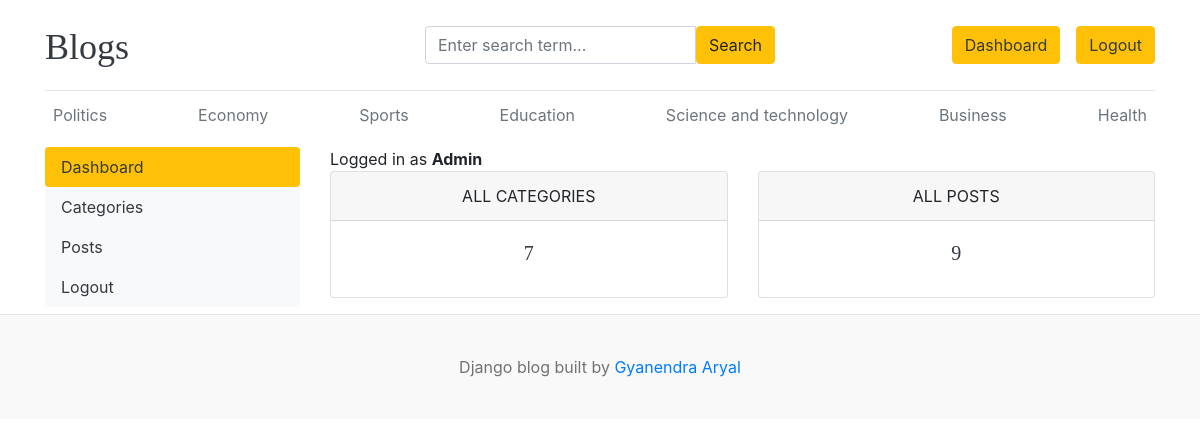
The page /dashboard/ (signed in) on the database its author committed.
### blogs/models.py (models this page shows)
class Category(models.Model):
    id = models.BigAutoField(primary_key=True)
    category_name = models.CharField(max_length=100, unique=True)
    created_at = models.DateTimeField(auto_now_add=True)
    updated_at = models.DateTimeField(auto_now=True)
    class Meta:
        verbose_name_plural = "categories"
    def __str__(self):
        return self.category_name

### dashboards/views.py (the view)
# urls.py: path("dashboard/", include("dashboards.urls"))
@login_required(login_url="login")
def dashboard(request):
    category_count = Category.objects.all().count()
    blogs_count = Blog.objects.all().count()
    context = {"category_count": category_count, "blogs_count": blogs_count}
    return render(request, "dashboard/dashboard.html", context)

### blogs/context_processors.py (called while the page is built)
def get_categories(request):
    categories = Category.objects.all()
    return dict(categories=categories)

def get_social_links(request):
    social_links = SocialLink.objects.all()
    return dict(social_links=social_links)

### templates/dashboard/dashboard.html (shortened to what this page needs)
{% extends "base.html" %}
{% block content %}
<div class="row">
  {% include "dashboard/sidebar.html" %} {% comment %} Right sidebar {% endcomment %}
  <div class="col-md-9">
    <span>Logged in as <b class="text-capitalize">{{user}}</b></span>
    <div class="row">
      <div class="col">
        <div class="card border-default mb-3">
          <div class="card-header text-center text-uppercase font-wight-bold">
            All Categories
          </div>
          <div class="card-body text-dark">
            <h5 class="card-title text-center">{{category_count}}</h5>
          </div>
        </div>
      </div>
      <div class="col">
        <div class="card border-default mb-3">
          <div class="card-header text-center text-uppercase font-wight-bold">
            All Posts
          </div>
          <div class="card-body text-dark">
            <h5 class="card-title text-center">{{blogs_count}}</h5>
          </div>
        </div>
      </div>
    </div>
  </div>
</div>
{% endblock content %}

### templates/base.html (shortened to what this page needs)
{%load static%}
<!DOCTYPE html>
<html lang="en">
<head>
    <link href="https://getbootstrap.com/docs/4.0/dist/css/bootstrap.min.css" rel="stylesheet">
    <link href="{% static 'css/blog.css'%}" rel="stylesheet">
    <link rel="stylesheet" href="https://cdnjs.cloudflare.com/ajax/libs/font-awesome/4.7.0/css/font-awesome.min.css">
  </head>
<body>
    <div class="container">
      <header class="blog-header py-3">
        <div class="row flex-nowrap justify-content-between align-items-center">
          <div class="col-4 pt-1">
            <a class="blog-header-logo text-dark" href="/">Blogs</a>
          </div>
          <div class = "col-4">
            <form action="{% url "search" %}" method="GET">
                <div class="input-group">
                    <input class="form-control" name="keyword" value="{{ keyword }}" type="text" placeholder="Enter search term...">
                    <button type="submit" class="btn btn-warning " id="button-search">Search</button>
                </div>
            </form>
          </div>
          <div class="col-4 d-flex justify-content-end align-items-center">
            {% if not user.is_authenticated %}
            <a class="btn btn-sm btn-warning" href="{% url "login"%}">Log In</a> &nbsp;
            <a class="btn btn-sm btn-outline-secondary" href="{% url 'register'%}">Register</a>
            {% else %}
            <button class="btn btn-warning"><a class="text-dark" href="{% url "dashboard"%}">Dashboard</a></button >
            <button class="btn btn-warning"><a class="text-dark" href="{% url "logout"%}">Logout</a></button >
            {% endif %}
          </div>
        </div>
      </header>
      <div class="nav-scroller py-1 mb-2">
        <nav class="nav d-flex justify-content-between">
            {% for cat in categories%}
          <a class="p-2 text-muted" href="{% url 'posts_by_category' cat.id %} ">{{cat}}</a>
          {% endfor %}
        </nav>
      </div>
{% block content %}
{% endblock content %}
</div>
<footer class="blog-footer">
    <p>Django blog built by <a href="#">Gyanendra Aryal</a></p>
</footer>
</body>
</html>

### blog_main/static/css/blog.css (style rules this page uses)
.blog-header { border-bottom: 1px solid #e5e5e5; }
.blog-header-logo { font-family: "Playfair Display", Georgia, "Times New Roman", serif; font-size: 2.25rem; }
h1, h2, h3, h4, h5, h6 { font-family: "Playfair Display", Georgia, "Times New Roman", serif; }
.blog-footer { padding: 2.5rem 0; color: #727272; text-align: center; background-color: #f9f9f9; border-top: .05rem solid #e5e5e5; }
.blog-footer p:last-child { margin-bottom: 0; }

### rows shown on the page
Category: category_name "Politics"
Category: category_name "Economy"
Category: category_name "Sports"
Category: category_name "Education"
Category: category_name "Science and technology"
Category: category_name "Business"
Category: category_name "Health"

### other values the page prints
{{ user }} "Admin"
{{ category_count }} "7"
{{ blogs_count }} "9"
